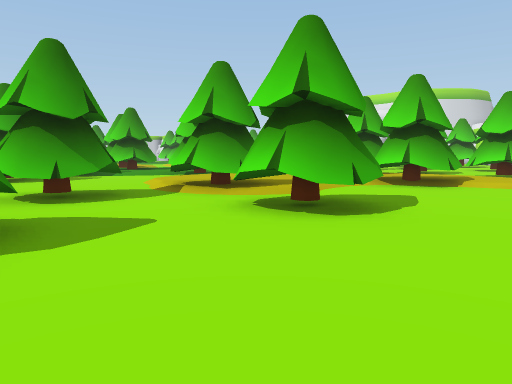
view 1 (above)

24 first-person views from a walk through a scene from a Unity 3-D project. The camera is 1.3 m above the floor, tilts 6° down and sees 70° across. The floor is counted in squares, 2 m on a side. Each view is taken from the middle of a square. On the plan, view 1 faces up. The plan holds only what a view shows up to about 11 squares ahead; the rest is blank. The place goes on beyond the plan. The player character is not drawn.

view 2
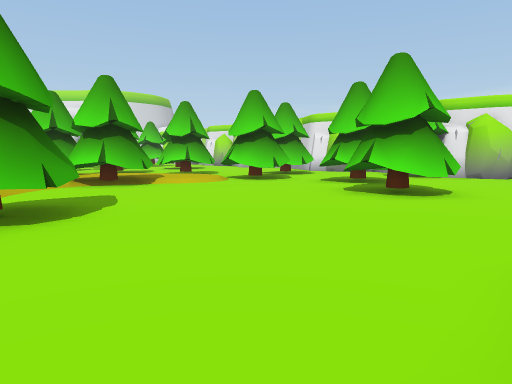

view 3
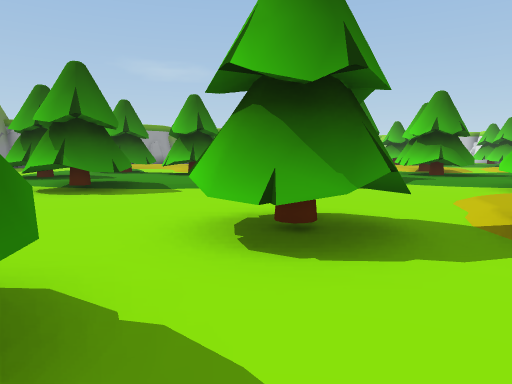

view 4
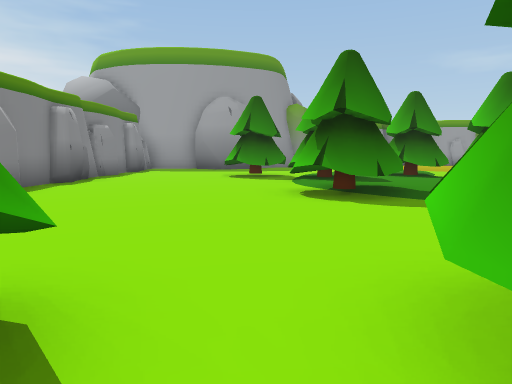

view 5
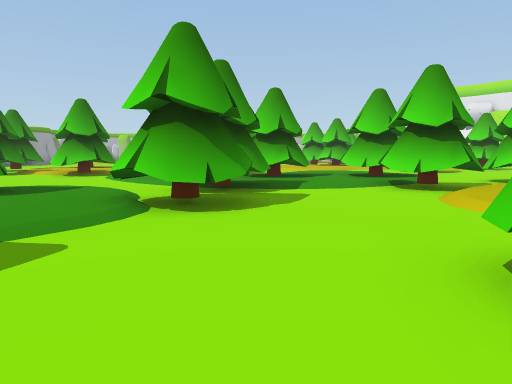

view 6
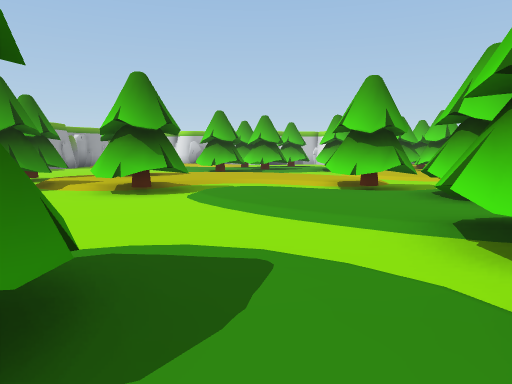

view 7
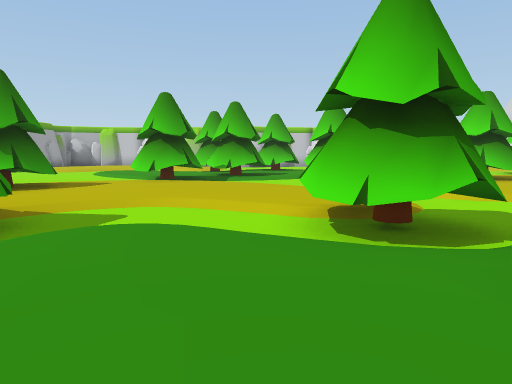

view 8
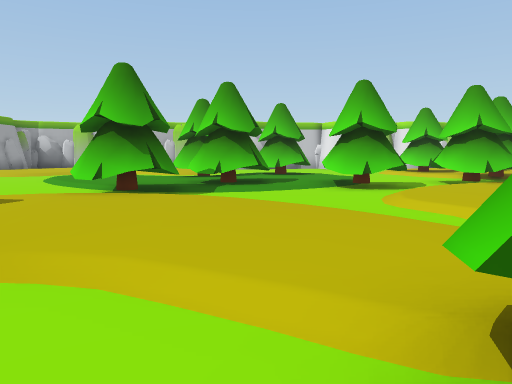

view 9
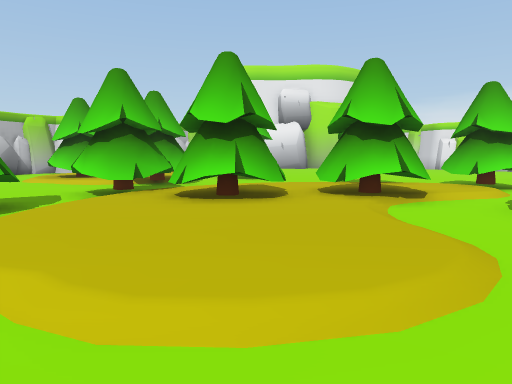

view 10
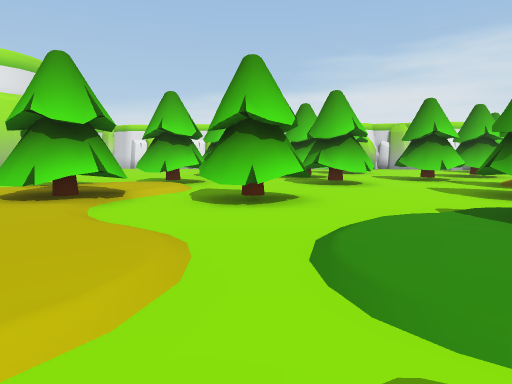

view 11
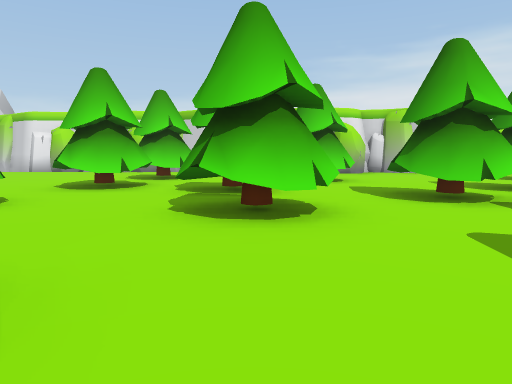

view 12
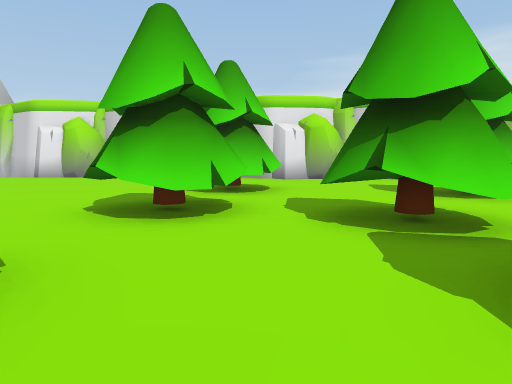

view 13
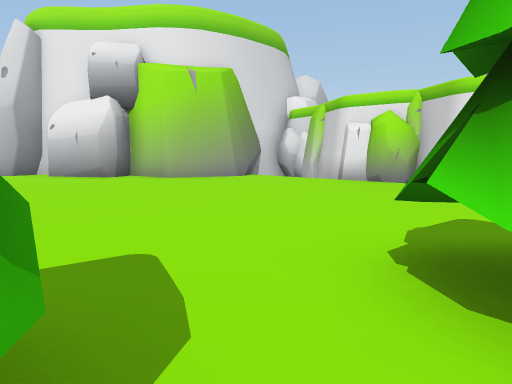

view 14
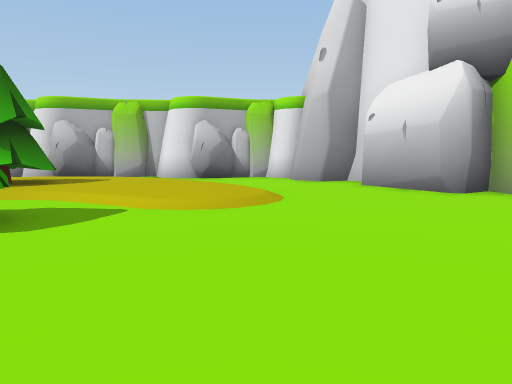

view 15
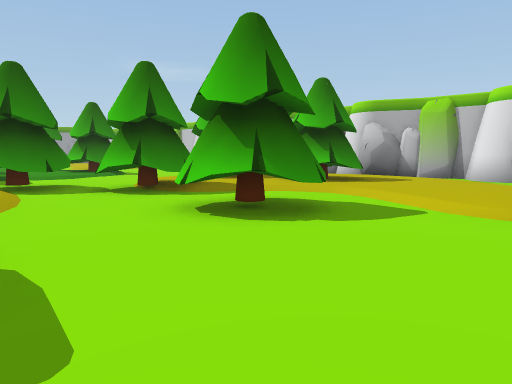

view 16
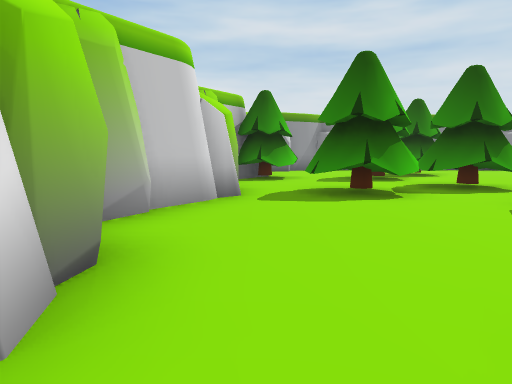

view 17
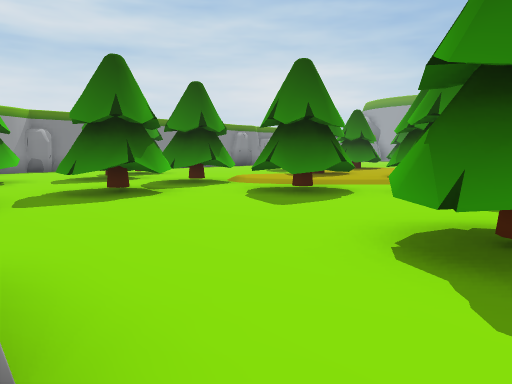

view 18
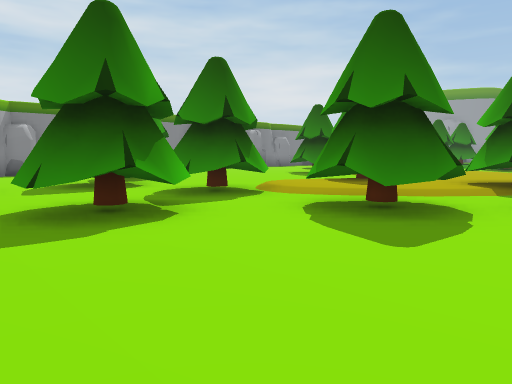

view 19
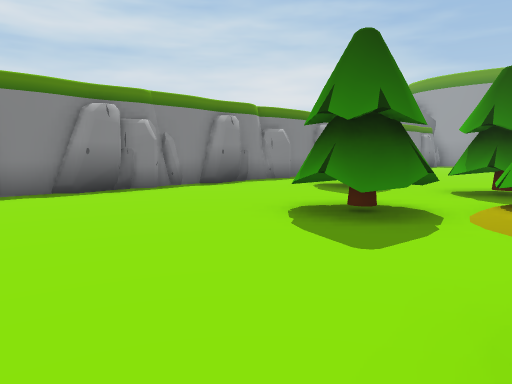

view 20
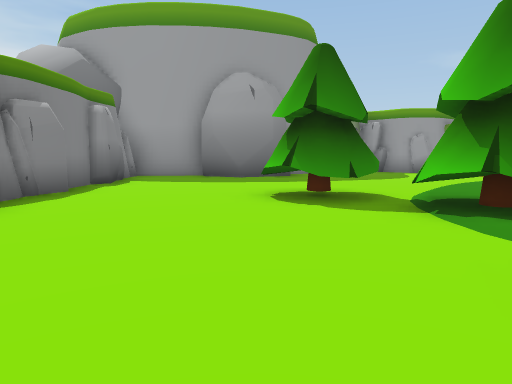

view 21
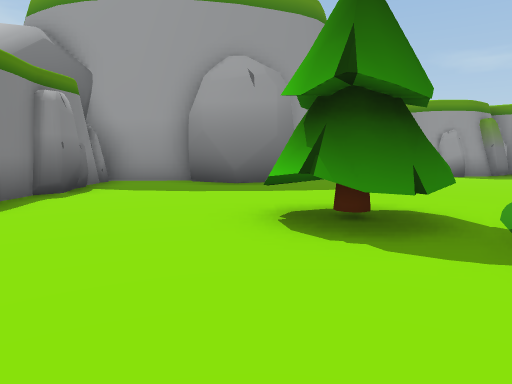

view 22
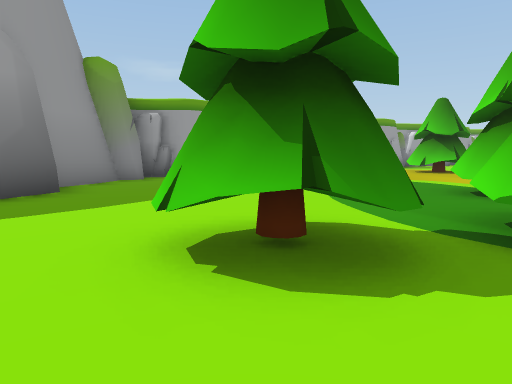

view 23
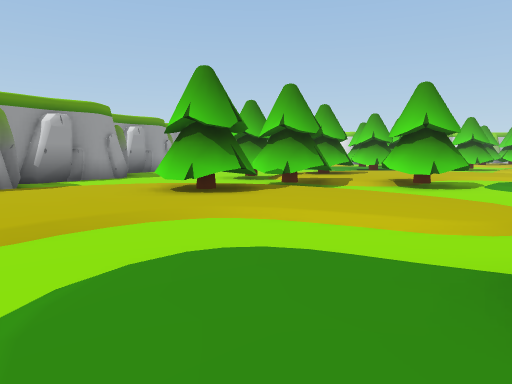

view 24
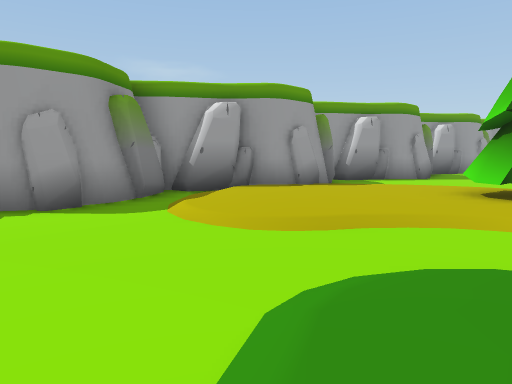

### Floor plan
Key: @ floor where view 1 was taken; # wall or solid block; . main floor; : floor 0.25 m higher than the main floor; / step, stairs or slope; ≈ water the walk keeps out of; T tree; O other object.
Columns run from 20 left of view 1 to 14 right of it. Each row starts with its distance up from view 1.
 33                       ###
 32                    ####/####
 31                      ///...###
 30                      ::://...#
 29                      TT:::...##
 28                 ..TTTT::::/..###
 27              TT/../T::///:/....##
 26       ..   TT:T:../TT/.T........###
 25       ..: :TT:::/..TT.TT.........≈#
 24        ./:::TT:T..TT.............≈#
 23       .../::TT:TT/T://...........##
 22       ....TT//.T/:TT::/O.........##
 21        ...TT/../::TT:TOOO........#
 20         /::::/./::::TT::T........
 19   ..  T TT::::/.:::/.T/:TT.T....
 18  ##. TT:T:::::://:/..T..T..TTTT.
 17 ##....T:::://::/....TT ....T.TT..#
 16 #.....TT:TT...TT/::/.T..T.TT.....#
 15 ##.///TT.TT/:/TT:::/....TTTT.....#
 14  #/::TT/.../:::TT:TT....T...TT...
 13 ##:::T::/.../::TT:TT.T...TT.TT..#
 12 #::::::::/.../::::T..TT..TT.....#
 11 #/:::///:/....TT//TT   TT.T......
 10 #/::/.... TT:/TT..T::::T:/TT....##
  9 #/.../:/T TT:TTT../:::::::/T....#
  8 #..../::TT::::T.../::::TT:/..TT.#
  7 #...../::::::/..../TT/.TT/TTTT..#
  6 #....../TTT TT...T.TT/.....T....
  5 ##.....TTT/TT...TTT.TT.....TT..T
  4  ##....TT...........TT.....TT.TT
  3   #....T.........TT.......TT...#
  2   #..............TT.......T....#
  1   #............  ..............
  0   #..........    ...@....    .
 -1   ###########    ########   ##

Where each view was taken, in squares from view 1:
view 1: 0 up, 0 right, facing up
view 2: 0 up, 0 right, facing up-right
view 3: 3 up, 1 left, facing up-left
view 4: 4 up, 2 left, facing left
view 5: 4 up, 5 left, facing up
view 6: 8 up, 8 left, facing up
view 7: 12 up, 7 left, facing up
view 8: 15 up, 7 left, facing up
view 9: 17 up, 5 left, facing up-right
view 10: 17 up, 5 left, facing right
view 11: 15 up, 0 right, facing right
view 12: 17 up, 3 right, facing right
view 13: 18 up, 5 right, facing up-right
view 14: 22 up, 6 right, facing up
view 15: 22 up, 6 right, facing up-left
view 16: 14 up, 11 right, facing down
view 17: 14 up, 12 right, facing down-left
view 18: 12 up, 11 right, facing down-left
view 19: 7 up, 5 right, facing down-left
view 20: 3 up, 7 left, facing left
view 21: 3 up, 9 left, facing left
view 22: 2 up, 11 left, facing up-left
view 23: 7 up, 14 left, facing up
view 24: 7 up, 14 left, facing up-left
